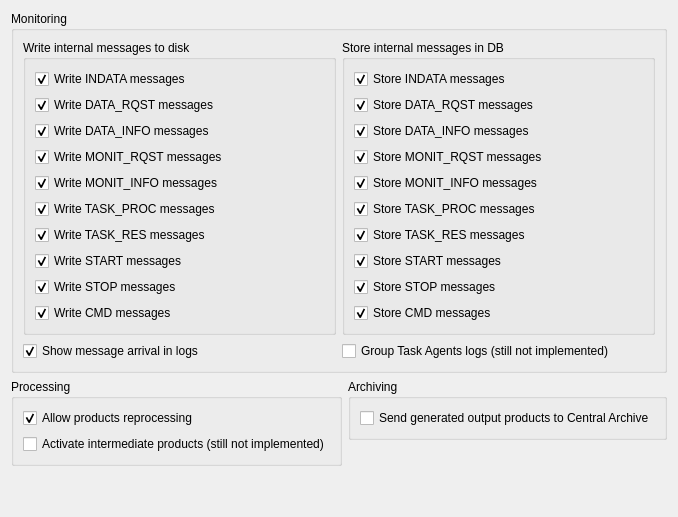
       <widget class="QWidget" name="pageFlags">
        <layout class="QVBoxLayout" name="verticalLayout_21">
         <item>
          <widget class="QGroupBox" name="groupBox_3">
           <property name="title">
            <string>Monitoring</string>
           </property>
           <layout class="QHBoxLayout" name="horizontalLayout_15" stretch="50,50">
            <item>
             <layout class="QVBoxLayout" name="verticalLayout_17">
              <item>
               <widget class="QGroupBox" name="grpboxWriteMsgsDisk">
                <property name="title">
                 <string>Write internal messages to disk</string>
                </property>
                <layout class="QVBoxLayout" name="verticalLayout_15">
                 <item>
                  <widget class="QCheckBox" name="chkMsgsINDATAToDisk">
                   <property name="text">
                    <string>Write INDATA messages</string>
                   </property>
                   <property name="checked">
                    <bool>true</bool>
                   </property>
                  </widget>
                 </item>
                 <item>
                  <widget class="QCheckBox" name="chkMsgsDATARQSTToDisk">
                   <property name="text">
                    <string>Write DATA_RQST messages</string>
                   </property>
                   <property name="checked">
                    <bool>true</bool>
                   </property>
                  </widget>
                 </item>
                 <item>
                  <widget class="QCheckBox" name="chkMsgsDATAINFOToDisk">
                   <property name="text">
                    <string>Write DATA_INFO messages</string>
                   </property>
                   <property name="checked">
                    <bool>true</bool>
                   </property>
                  </widget>
                 </item>
                 <item>
                  <widget class="QCheckBox" name="chkMsgsMONITRQSTToDisk">
                   <property name="text">
                    <string>Write MONIT_RQST messages</string>
                   </property>
                   <property name="checked">
                    <bool>true</bool>
                   </property>
                  </widget>
                 </item>
                 <item>
                  <widget class="QCheckBox" name="chkMsgsMONITINFOToDisk">
                   <property name="text">
                    <string>Write MONIT_INFO messages</string>
                   </property>
                   <property name="checked">
                    <bool>true</bool>
                   </property>
                  </widget>
                 </item>
                 <item>
                  <widget class="QCheckBox" name="chkMsgsTASKPROCToDisk">
                   <property name="text">
                    <string>Write TASK_PROC messages</string>
                   </property>
                   <property name="checked">
                    <bool>true</bool>
                   </property>
                  </widget>
                 </item>
                 <item>
                  <widget class="QCheckBox" name="chkMsgsTASKRESToDisk">
                   <property name="text">
                    <string>Write TASK_RES messages</string>
                   </property>
                   <property name="checked">
                    <bool>true</bool>
                   </property>
                  </widget>
                 </item>
                 <item>
                  <widget class="QCheckBox" name="chkMsgsSTARTToDisk">
                   <property name="text">
                    <string>Write START messages</string>
                   </property>
                   <property name="checked">
                    <bool>true</bool>
                   </property>
                  </widget>
                 </item>
                 <item>
                  <widget class="QCheckBox" name="chkMsgsSTOPToDisk">
                   <property name="text">
                    <string>Write STOP messages</string>
                   </property>
                   <property name="checked">
                    <bool>true</bool>
                   </property>
                  </widget>
                 </item>
                 <item>
                  <widget class="QCheckBox" name="chkMsgsCMDToDisk">
                   <property name="text">
                    <string>Write CMD messages</string>
                   </property>
                   <property name="checked">
                    <bool>true</bool>
                   </property>
                  </widget>
                 </item>
                </layout>
               </widget>
              </item>
              <item>
               <widget class="QCheckBox" name="chkMsgsIncommingInLog">
                <property name="text">
                 <string>Show message arrival in logs</string>
                </property>
                <property name="checked">
                 <bool>true</bool>
                </property>
               </widget>
              </item>
             </layout>
            </item>
            <item>
             <layout class="QVBoxLayout" name="verticalLayout_18">
              <item>
               <widget class="QGroupBox" name="grpboxWriteMsgsDisk_2">
                <property name="title">
                 <string>Store internal messages in DB</string>
                </property>
                <layout class="QVBoxLayout" name="verticalLayout_16">
                 <item>
                  <widget class="QCheckBox" name="chkMsgsINDATAToDisk_2">
                   <property name="text">
                    <string>Store INDATA messages</string>
                   </property>
                   <property name="checked">
                    <bool>true</bool>
                   </property>
                  </widget>
                 </item>
                 <item>
                  <widget class="QCheckBox" name="chkMsgsDATARQSTToDisk_2">
                   <property name="text">
                    <string>Store DATA_RQST messages</string>
                   </property>
                   <property name="checked">
                    <bool>true</bool>
                   </property>
                  </widget>
                 </item>
                 <item>
                  <widget class="QCheckBox" name="chkMsgsDATAINFOToDisk_2">
                   <property name="text">
                    <string>Store DATA_INFO messages</string>
                   </property>
                   <property name="checked">
                    <bool>true</bool>
                   </property>
                  </widget>
                 </item>
                 <item>
                  <widget class="QCheckBox" name="chkMsgsMONITRQSTToDisk_2">
                   <property name="text">
                    <string>Store MONIT_RQST messages</string>
                   </property>
                   <property name="checked">
                    <bool>true</bool>
                   </property>
                  </widget>
                 </item>
                 <item>
                  <widget class="QCheckBox" name="chkMsgsMONITINFOToDisk_2">
                   <property name="text">
                    <string>Store MONIT_INFO messages</string>
                   </property>
                   <property name="checked">
                    <bool>true</bool>
                   </property>
                  </widget>
                 </item>
                 <item>
                  <widget class="QCheckBox" name="chkMsgsTASKPROCToDisk_2">
                   <property name="text">
                    <string>Store TASK_PROC messages</string>
                   </property>
                   <property name="checked">
                    <bool>true</bool>
                   </property>
                  </widget>
                 </item>
                 <item>
                  <widget class="QCheckBox" name="chkMsgsTASKRESToDisk_2">
                   <property name="text">
                    <string>Store TASK_RES messages</string>
                   </property>
                   <property name="checked">
                    <bool>true</bool>
                   </property>
                  </widget>
                 </item>
                 <item>
                  <widget class="QCheckBox" name="chkMsgsSTARTToDisk_2">
                   <property name="text">
                    <string>Store START messages</string>
                   </property>
                   <property name="checked">
                    <bool>true</bool>
                   </property>
                  </widget>
                 </item>
                 <item>
                  <widget class="QCheckBox" name="chkMsgsSTOPToDisk_2">
                   <property name="text">
                    <string>Store STOP messages</string>
                   </property>
                   <property name="checked">
                    <bool>true</bool>
                   </property>
                  </widget>
                 </item>
                 <item>
                  <widget class="QCheckBox" name="chkMsgsCMDToDisk_2">
                   <property name="text">
                    <string>Store CMD messages</string>
                   </property>
                   <property name="checked">
                    <bool>true</bool>
                   </property>
                  </widget>
                 </item>
                </layout>
               </widget>
              </item>
              <item>
               <widget class="QCheckBox" name="chkGroupTskAgentLogs">
                <property name="text">
                 <string>Group Task Agents logs (still not implemented)</string>
                </property>
               </widget>
              </item>
             </layout>
            </item>
           </layout>
          </widget>
         </item>
         <item>
          <layout class="QHBoxLayout" name="horizontalLayout_16" stretch="50,50">
           <item>
            <widget class="QGroupBox" name="groupBox_4">
             <property name="title">
              <string>Processing</string>
             </property>
             <layout class="QVBoxLayout" name="verticalLayout_13">
              <item>
               <widget class="QCheckBox" name="chkAllowReproc">
                <property name="text">
                 <string>Allow products reprocessing</string>
                </property>
                <property name="checked">
                 <bool>true</bool>
                </property>
               </widget>
              </item>
              <item>
               <widget class="QCheckBox" name="chkGenerateIntermedProd">
                <property name="text">
                 <string>Activate intermediate products (still not implemented)</string>
                </property>
               </widget>
              </item>
             </layout>
            </widget>
           </item>
           <item>
            <layout class="QVBoxLayout" name="verticalLayout_20">
             <item>
              <widget class="QGroupBox" name="groupBox_6">
               <property name="title">
                <string>Archiving</string>
               </property>
               <layout class="QVBoxLayout" name="verticalLayout_19">
                <item>
                 <widget class="QCheckBox" name="chkSendOutputsToArchive">
                  <property name="text">
                   <string>Send generated output products to Central Archive</string>
                  </property>
                 </widget>
                </item>
               </layout>
              </widget>
             </item>
             <item>
              <spacer name="verticalSpacer_4">
               <property name="orientation">
                <enum>Qt::Vertical</enum>
               </property>
               <property name="sizeHint" stdset="0">
                <size>
                 <width>1</width>
                 <height>20</height>
                </size>
               </property>
              </spacer>
             </item>
            </layout>
           </item>
          </layout>
         </item>
         <item>
          <spacer name="verticalSpacer_5">
           <property name="orientation">
            <enum>Qt::Vertical</enum>
           </property>
           <property name="sizeHint" stdset="0">
            <size>
             <width>20</width>
             <height>40</height>
            </size>
           </property>
          </spacer>
         </item>
        </layout>
       </widget>
